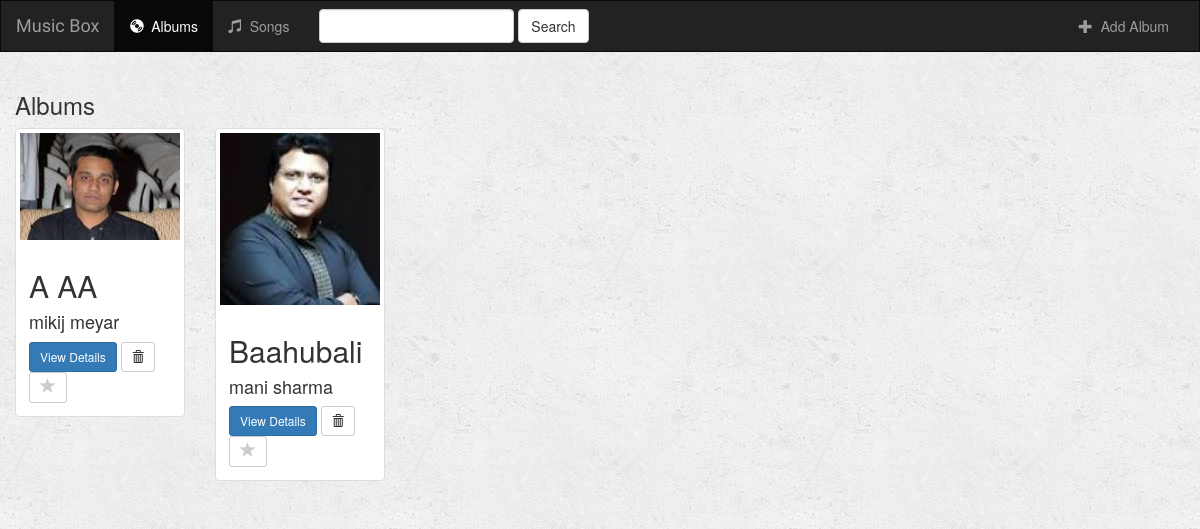
Page /music/ on the earlier database version.
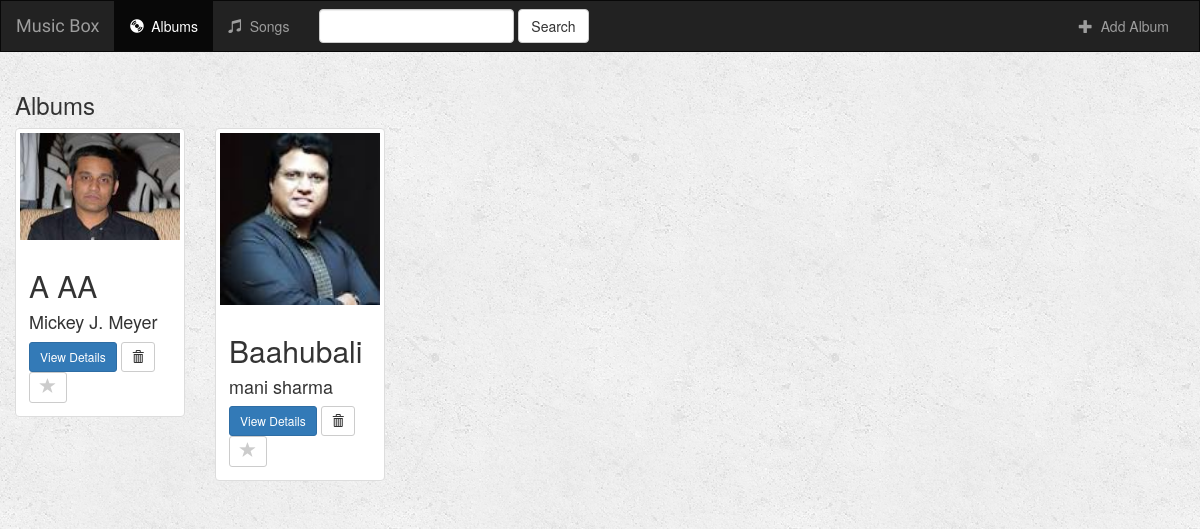
Same page on the later database version.
### music/models.py (models this page shows, shortened)
class Album(models.Model):
    artist = models.CharField(max_length=250)
    album_title = models.CharField(max_length=500)
    genre = models.CharField(max_length=100)
    album_logo = models.FileField()
    is_favorite = models.BooleanField(default=False)

### music/views.py (the view)
def index(request):
        albums = Album.objects.all()
        song_results = Song.objects.all()
        query = request.GET.get("q")
        if query:
            albums = albums.filter(
                Q(album_title__icontains=query) |
                Q(artist__icontains=query)
            ).distinct()
            song_results = song_results.filter(
                Q(song_title__icontains=query)
            ).distinct()
            return render(request, 'music/index.html', {
                'albums': albums,
                'songs': song_results,
            })
        else:
            return render(request, 'music/index.html', {'albums': albums})

### music/templates/music/index.html (shortened to what this page needs)
{% extends 'music/base.html' %}
{% block albums_active %}active{% endblock %}
{% block body %}
<div class="albums-container container-fluid">
    <div class="row">
        <div class="col-sm-12">
            <h3>Albums</h3>
        </div>
        {% if albums %}
            {% for album in albums %}
                <div class="col-sm-4 col-lg-2">
                    <div class="thumbnail">
                        <a href="{% url 'music:detail' album.id %}">
                            <img src="{{ album.album_logo.url }}" class="img-responsive" width="200" height="200">
                        </a>
                        <div class="caption">
                            <h2>{{ album.album_title }}</h2>
                            <h4>{{ album.artist }}</h4>
                            <a href="{% url 'music:detail' album.id %}" class="btn btn-primary btn-sm" role="button">View Details</a>
                            <form action="{% url 'music:delete_album' album.id %}" method="post" style="display: inline;">
                                <button type="submit" class="btn btn-default btn-sm">
                                    <span class="glyphicon glyphicon-trash"></span>
                                </button>
                            </form>
                            <a href="{% url 'music:favorite_album' album.id %}" class="btn btn-default btn-sm btn-favorite" role="button">
                                <span class="glyphicon glyphicon-star {% if album.is_favorite %}active{% endif %}"></span>
                            </a>
                        </div>
                    </div>
                </div>
            {% endfor %}
        {% endif %}
    </div>
</div>
{% endblock %}

### music/templates/music/base.html (shortened to what this page needs)
<!DOCTYPE html>
<html lang="en">
<head>
    {% load staticfiles %}
    <link rel="stylesheet" href="https://maxcdn.bootstrapcdn.com/bootstrap/3.3.6/css/bootstrap.min.css">
    <link rel="stylesheet" type="text/css" href="{% static 'music/style.css' %}"/>
</head>
<body>
<nav class="navbar navbar-inverse">
    <div class="container-fluid">
        <div class="navbar-header">
            <a class="navbar-brand" href="{% url 'music:index' %}">Music Box</a>
        </div>
        <div class="collapse navbar-collapse" id="topNavBar">
            <ul class="nav navbar-nav">
                <li class="{% block albums_active %}{% endblock %}"><a href="{% url 'music:index' %}"><span class="glyphicon glyphicon-cd" aria-hidden="true"></span>&nbsp; Albums</a></li>
                <li class="{% block songs_active %}{% endblock %}"><a href="{% url 'music:songs' 'all' %}"><span class="glyphicon glyphicon-music" aria-hidden="true"></span>&nbsp; Songs</a></li>
            </ul>
            <form class="navbar-form navbar-left" role="search" method="get" action="{% url 'music:index' %}">
                <div class="form-group">
                    <input type="text" class="form-control" name="q" value="{{ request.GET.q }}">
                </div>
                <button type="submit" class="btn btn-default">Search</button>
            </form>
            <ul class="nav navbar-nav navbar-right">
                <li>
                    <a href="{% url 'music:create_album' %}">
                        <span class="glyphicon glyphicon-plus" aria-hidden="true"></span>&nbsp; Add Album
                    </a>
                </li>
            </ul>
        </div>
    </div>
</nav>
{% block body %}
{% endblock %}
</body>
</html>

### music/static/music/style.css (style rules this page uses)
body { background: white url("images/background.png"); }
.navbar { border-radius: 0; }
.navbar-brand { font-family: 'Satisfy', cursive; }
.glyphicon-star { color: #CCCCCC; font-size: 16px; }

Differences in the rows shown:
changed Album "A AA": artist "mikij meyar" → "Mickey J. Meyer"
